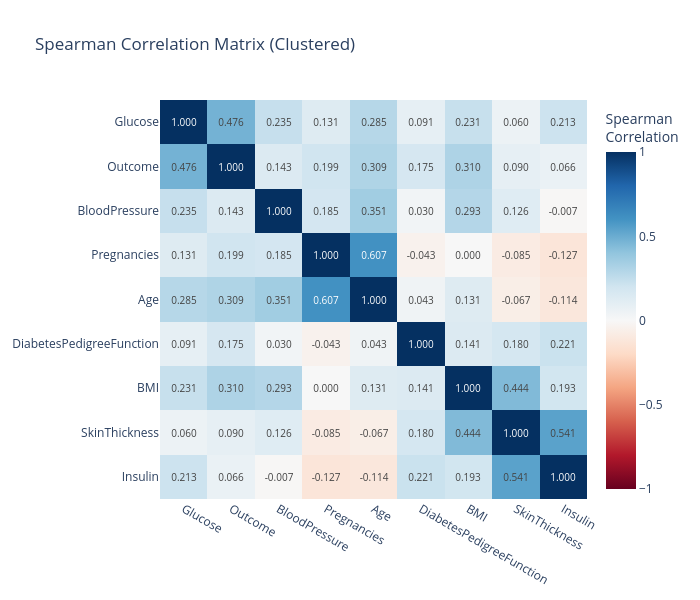

Notebook code for this chart:
### Markdown cell above
### 4.5 Clustered correlation plot (requires scipy)

### Code cell
ps.corr_plot(df_diabetes, clustered=True, method='spearman')

### Figure 1 — Plotly figure (JSON) as saved in the notebook; plotly's stock layout.template omitted (floating-point values rounded to 4 significant figures)
{"data": [{"colorbar": {"title": {"text": "Spearman<br>Correlation"}}, "colorscale": [[0, "rgb(103,0,31)"], [0.1, "rgb(178,24,43)"], [0.2, "rgb(214,96,77)"], [0.3, "rgb(244,165,130)"], [0.4, "rgb(253,219,199)"], [0.5, "rgb(247,247,247)"], [0.6, "rgb(209,229,240)"], [0.7, "rgb(146,197,222)"], [0.8, "rgb(67,147,195)"], [0.9, "rgb(33,102,172)"], [1, "rgb(5,48,97)"]], "hovertemplate": "<b>%{y}</b> vs <b>%{x}</b><br>Spearman Correlation: %{z:.3f}<extra></extra>", "text": [["1.000", "0.476", "0.235", "0.131", "0.285", "0.091", "0.231", "0.060", "0.213"], ["0.476", "1.000", "0.143", "0.199", "0.309", "0.175", "0.310", "0.090", "0.066"], ["0.235", "0.143", "1.000", "0.185", "0.351", "0.030", "0.293", "0.126", "-0.007"], ["0.131", "0.199", "0.185", "1.000", "0.607", "-0.043", "0.000", "-0.085", "-0.127"], ["0.285", "0.309", "0.351", "0.607", "1.000", "0.043", "0.131", "-0.067", "-0.114"], ["0.091", "0.175", "0.030", "-0.043", "0.043", "1.000", "0.141", "0.180", "0.221"], ["0.231", "0.310", "0.293", "0.000", "0.131", "0.141", "1.000", "0.444", "0.193"], ["0.060", "0.090", "0.126", "-0.085", "-0.067", "0.180", "0.444", "1.000", "0.541"], ["0.213", "0.066", "-0.007", "-0.127", "-0.114", "0.221", "0.193", "0.541", "1.000"]], "textfont": {"size": 10}, "texttemplate": "%{text}", "type": "heatmap", "x": ["Glucose", "Outcome", "BloodPressure", "Pregnancies", "Age", "DiabetesPedigreeFunction", "BMI", "SkinThickness", "Insulin"], "y": ["Glucose", "Outcome", "BloodPressure", "Pregnancies", "Age", "DiabetesPedigreeFunction", "BMI", "SkinThickness", "Insulin"], "z": [[1, 0.4758, 0.2352, 0.1307, 0.285, 0.09129, 0.2311, 0.06002, 0.2132], [0.4758, 1, 0.1429, 0.1987, 0.309, 0.1754, 0.3097, 0.08973, 0.06647], [0.2352, 0.1429, 1, 0.1851, 0.3509, 0.03005, 0.2929, 0.1265, -0.006771], [0.1307, 0.1987, 0.1851, 1, 0.6072, -0.04324, 0.0001321, -0.08522, -0.1267], [0.285, 0.309, 0.3509, 0.6072, 1, 0.04291, 0.1312, -0.06679, -0.1142], [0.09129, 0.1754, 0.03005, -0.04324, 0.04291, 1, 0.1412, 0.1804, 0.2212], [0.2311, 0.3097, 0.2929, 0.0001321, 0.1312, 0.1412, 1, 0.4436, 0.1927], [0.06002, 0.08973, 0.1265, -0.08522, -0.06679, 0.1804, 0.4436, 1, 0.541], [0.2132, 0.06647, -0.006771, -0.1267, -0.1142, 0.2212, 0.1927, 0.541, 1]], "zmax": 1, "zmid": 0, "zmin": -1}], "layout": {"height": 600, "title": {"text": "Spearman Correlation Matrix (Clustered)"}, "width": 700, "xaxis": {"side": "bottom"}, "yaxis": {"autorange": "reversed"}}}
